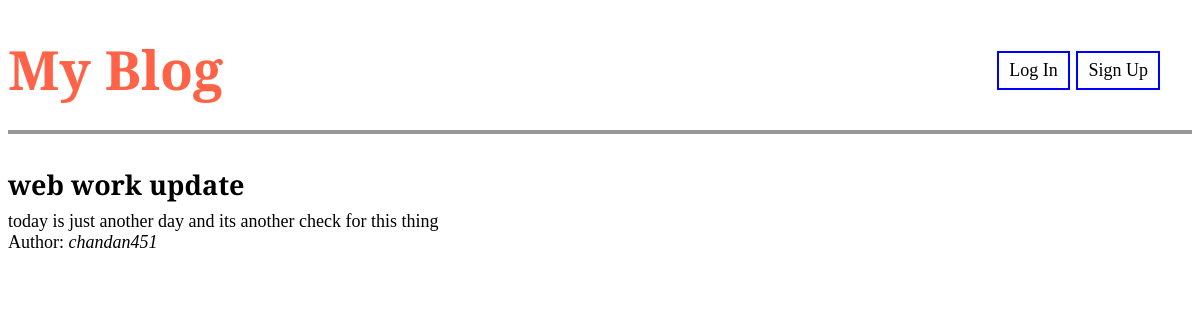
Screenshot of /post/11/ with the database file from the repository.
### blog/models.py (models this page shows, shortened)
class Post(models.Model):
    title  = models.CharField(max_length=200)
    author = models.ForeignKey(User, on_delete=models.CASCADE)
    body   = models.TextField()

### blog/views.py (the view)
# urls.py: path('post/<int:pk>/', BlogDetailView.as_view(), name='post_detail'),
class BlogDetailView(DetailView):
    model = Post
    template_name = 'post_detail.html'

### templates/post_detail.html (shortened to what this page needs)
{% extends 'base.html' %}
{% block content %}
 <div class="post-entry">
     <h2>{{ post.title }}</h2>
     <p>{{ post.body }}</p>
        {% if post.author == user %}
        <p>My Post</p>
        {% else %}
        <p>Author: <i>{{ post.author }}</i></p>
        {% endif %}
 </div>
{% endblock content %}

### static/css/base.css (style rules this page uses)
body { font-family: 'Crimson Pro', serif; font-size: 18px; }
.post-entry { margin-bottom: 2rem; }
.post-entry h2 { margin: 0.5rem 0; post-entrycolor: blueviolet; }
.post-entry p { margin: 0; font-weight: 400; }

### rows the page displays
Post: title "web work update", body "today is just another day and its another check for this thing", author "chandan451"
